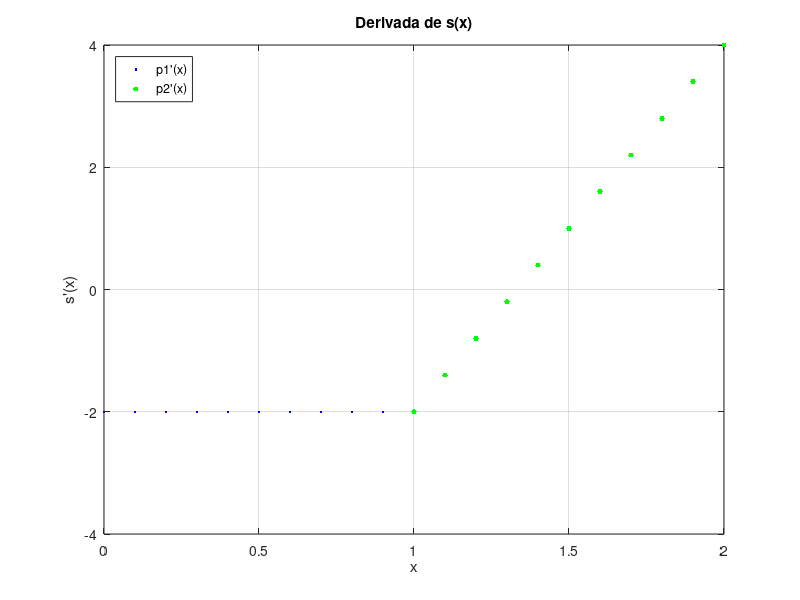

MATLAB code to generate this figure:
x1 = 0:0.1:1;
x2 = 1:0.1:2;

d1 = @(x) -2 + (x - x); 
d2 = @(x) 6*x - 8;

plot(x1, d1(x1), '.b;p1''(x);', x2, d2(x2), '.g;p2''(x);', 'markersize', 12);
ylim([-4 4]);
xlabel('x');
ylabel('s''(x)');
title('Derivada de s(x)');
legend('location', 'northwest');
grid on;
